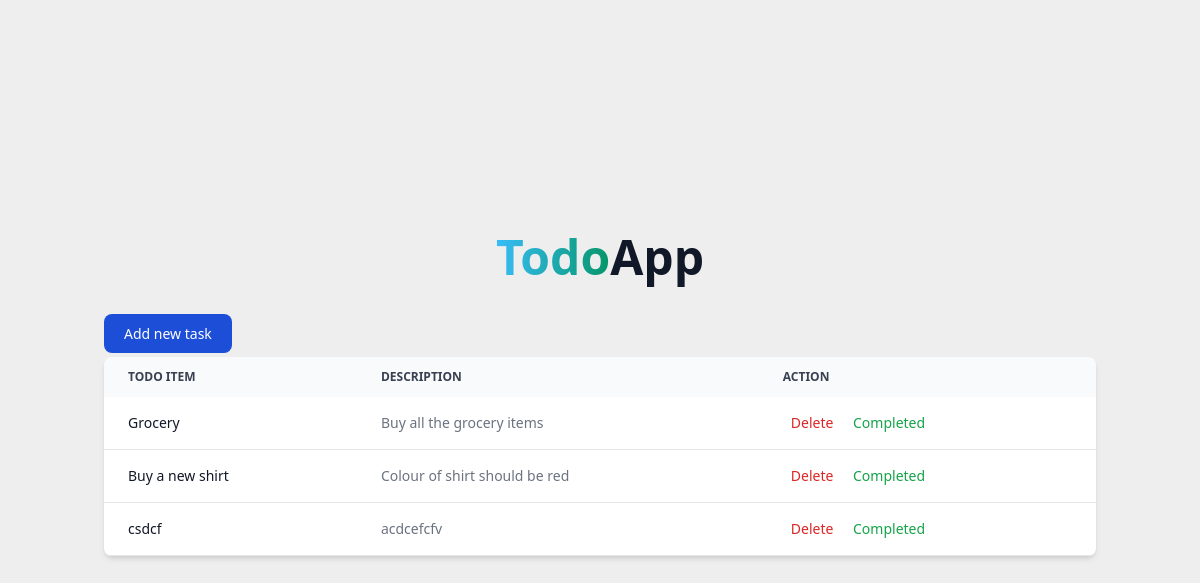
Before: / with the older database file.
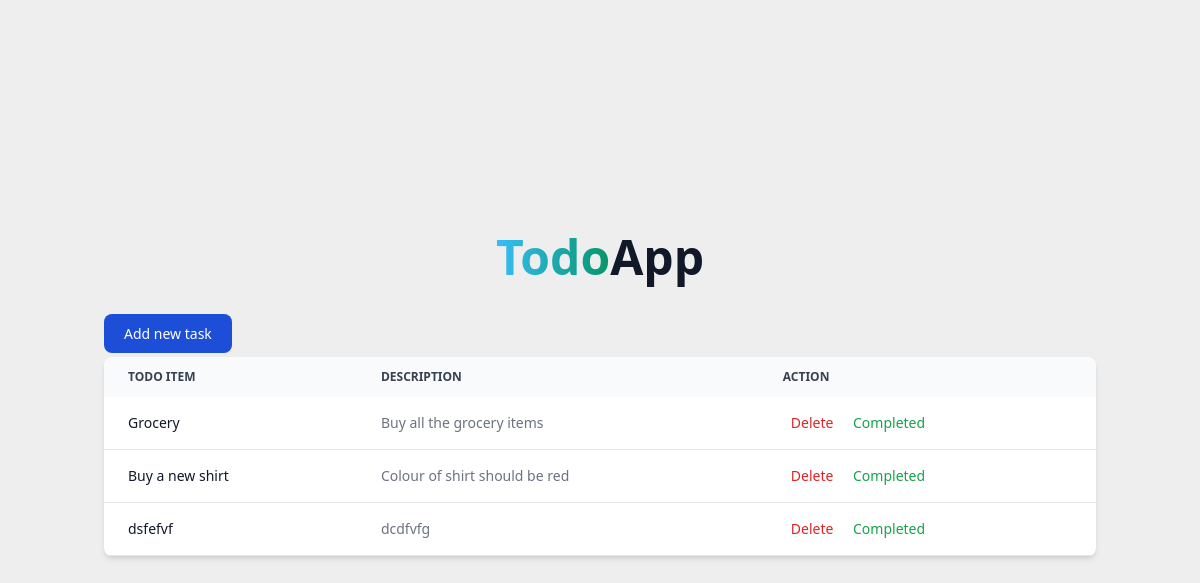
After: the same page with the newer database file.
### app_todo/models.py (models this page shows, shortened)
class Todo(models.Model):
    title = models.CharField(max_length=200)
    description = models.TextField(blank=True)
    completed = models.BooleanField(default=False)

### app_todo/views.py (the view)
# urls.py: path('', views.index,name='index'),
def index(request):
    todos = Todo.objects.all()
    return render(request,'app_todo/index.html',{'todos':todos})

### app_todo/templates/app_todo/index.html (shortened to what this page needs)
<!DOCTYPE html>
<html lang="en">
<head>
    <script src="https://cdn.tailwindcss.com?plugins=forms,typography,aspect-ratio,line-clamp,container-queries"></script>
</head>
<body>
  <section class="vh-100 h-screen flex items-center justify-center" style="background-color: #eee;">
    <div class="container py-5 h-100">
      <div class="row d-flex justify-content-center align-items-center h-100">
        <div class="col col-lg-9 col-xl-7">
          <div class="card rounded-3">
            <div class="card-body p-4">
              <h1 class="mb-4 text-3xl font-extrabold text-gray-900 dark:text-blue-500 md:text-5xl lg:text-5xl text-center"><span class="text-transparent bg-clip-text bg-gradient-to-r to-emerald-600 from-sky-400">Todo</span>App</h1>
              <br>
              <a href="{% url 'add_todo'%}" class="text-white bg-blue-700 hover:bg-blue-800 focus:ring-4 focus:ring-blue-300 font-medium rounded-lg text-sm px-5 py-2.5 dark:bg-blue-600 dark:hover:bg-blue-700 focus:outline-none dark:focus:ring-blue-800 ">Add new task</a>
              <div class="relative overflow-x-auto shadow-md sm:rounded-lg my-3">
  <table class="w-full text-sm text-left rtl:text-right text-gray-500 dark:text-gray-400">
      <thead class="text-xs text-gray-700 uppercase bg-gray-50 dark:bg-gray-700 dark:text-gray-400">
          <tr>
              <th scope="col" class="px-6 py-3">
                  Todo item
              </th>
              <th scope="col" class="px-6 py-3">
                  Description
              </th>
              <th scope="col" class="px-6 py-3">
                  Action
              </th>
          </tr>
      </thead>
      <tbody>
        {% for todo in todos%}
          <tr class="bg-white border-b dark:bg-gray-800 dark:border-gray-700">
              <th scope="row" class="px-6 py-4 font-medium text-gray-900 whitespace-nowrap dark:text-white">
                  {{todo.title}}
              </th>
              <td class="px-6 py-4">
                  <p>{{todo.description}}</p>
              </td>
              <td class="px-6 py-4">
                  <a href="{% url 'delete_todo' todo.id %}" class="font-medium text-red-600 dark:text-red-500 hover:underline p-2">Delete</a>
                  {% if not todo.completed%}
                  <a href="{% url 'complete_todo' todo.id %}" class="font-medium text-green-600 dark:text-green-500 hover:underline p-2">Completed</a>
                  {% endif %}
                </td>
          </tr>
          {% endfor %}
      </tbody>
  </table>
</div>
  </section>
</body>
</html>

Changed rows visible on the page:
removed Todo: title "csdcf", description "acdcefcfv", completed "Completed"
added Todo: title "dsfefvf", description "dcdfvfg", completed "Completed"
